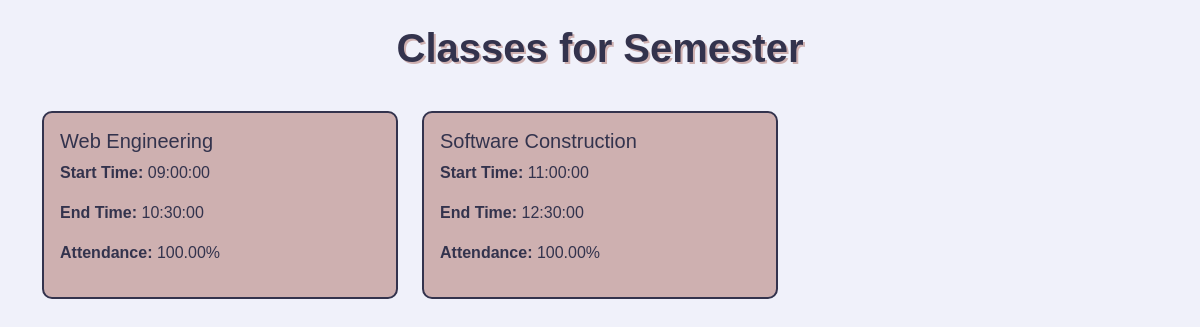
Screenshot of /student/classes.php?semester_id=1 (signed in) with the database file from the repository.
### tables this page shows
CREATE TABLE classes (
    id INT AUTO_INCREMENT PRIMARY KEY,
    semester_id INT NOT NULL,   
    name VARCHAR(255) NOT NULL,   
    start_time TIME NOT NULL,
    end_time TIME NOT NULL,
    FOREIGN KEY (semester_id) REFERENCES semesters(id)
);

### student/classes.php (the view, shortened to what this page needs)
<?php
require_once('../config.php');
$student_id = $_SESSION['id'];
$semester_id = isset($_GET['semester_id']) ? $_GET['semester_id'] : 0;
$sql = "SELECT c.id AS class_id, c.name AS class_name, c.start_time, c.end_time,
               ROUND(SUM(CASE WHEN a.status = 'present' THEN 1 ELSE 0 END) / COUNT(a.id) * 100, 2) AS attendance_percentage
        FROM classes c
        INNER JOIN attendance a ON c.id = a.class_id
        WHERE c.semester_id = ? AND a.student_id = ?
        GROUP BY c.id";
$stmt = $conn->prepare($sql);
$stmt->bind_param("ii", $semester_id, $student_id);
$stmt->execute();
$result = $stmt->get_result();
$classes = [];
while ($row = $result->fetch_assoc()) {
    $classes[] = $row;
}
?>
<!DOCTYPE html>
<html lang="en">
<head>
    <link href="https://cdn.jsdelivr.net/npm/bootstrap@5.3.0/dist/css/bootstrap.min.css" rel="stylesheet">
    <link rel="stylesheet" href="css/classes.css">
</head>
<body>
    <div class="container">
        <h1 class="my-4 text-center ">Classes for Semester</h1>
        <div class="row">
            <?php if (count($classes) > 0): ?>
                <?php foreach ($classes as $class): ?>
                    <div class="col-md-4">
                        <div class="card">
                            <div class="card-body">
                                <h5 class="card-title"><?= htmlspecialchars($class['class_name']) ?></h5>
                                <p><strong>Start Time:</strong> <?= $class['start_time'] ?></p>
                                <p><strong>End Time:</strong> <?= $class['end_time'] ?></p>
                                <p>
                                    <strong>Attendance:</strong>
                                    <span class="<?= $class['attendance_percentage'] < 75 ? 'low' : ($class['attendance_percentage'] < 85 ? 'medium' : 'high') ?>">
                                        <?= $class['attendance_percentage'] ?>%
                                    </span>
                                </p>
                            </div>
                        </div>
                    </div>
                <?php endforeach; ?>
            <?php else: ?>
                <p class="text-center">No classes found for this semester.</p>
            <?php endif; ?>
        </div>
    </div>
</body>
</html>

### student/css/classes.css (style rules this page uses)
:root { --primary-dark: #33334d; --primary-mauve: #6d5c6a; --accent-pink: #ceb0b0; }
body { background-color: #F0F1FA !important; color: white; font-family: Arial, sans-serif; margin: 0; padding: 0; height: 100vh; }
.card { margin: 15px 0; border: 2px solid var(--primary-dark) !important; border-radius: 10px; transition: transform 0.3s; background-color: var(--accent-pink); }
.card-body { color: var(--primary-dark); }
h1 { color: var(--primary-dark); font-weight: bold; text-shadow: 2px 2px var(--accent-pink); }
.card { margin: 15px 0; border: 2px solid #007bff; border-radius: 10px; transition: transform 0.3s; }

### rows the page displays
classes: name "Web Engineering", start_time "09:00:00", end_time "10:30:00", attendance_percentage "100.00"
classes: name "Software Construction", start_time "11:00:00", end_time "12:30:00", attendance_percentage "100.00"
